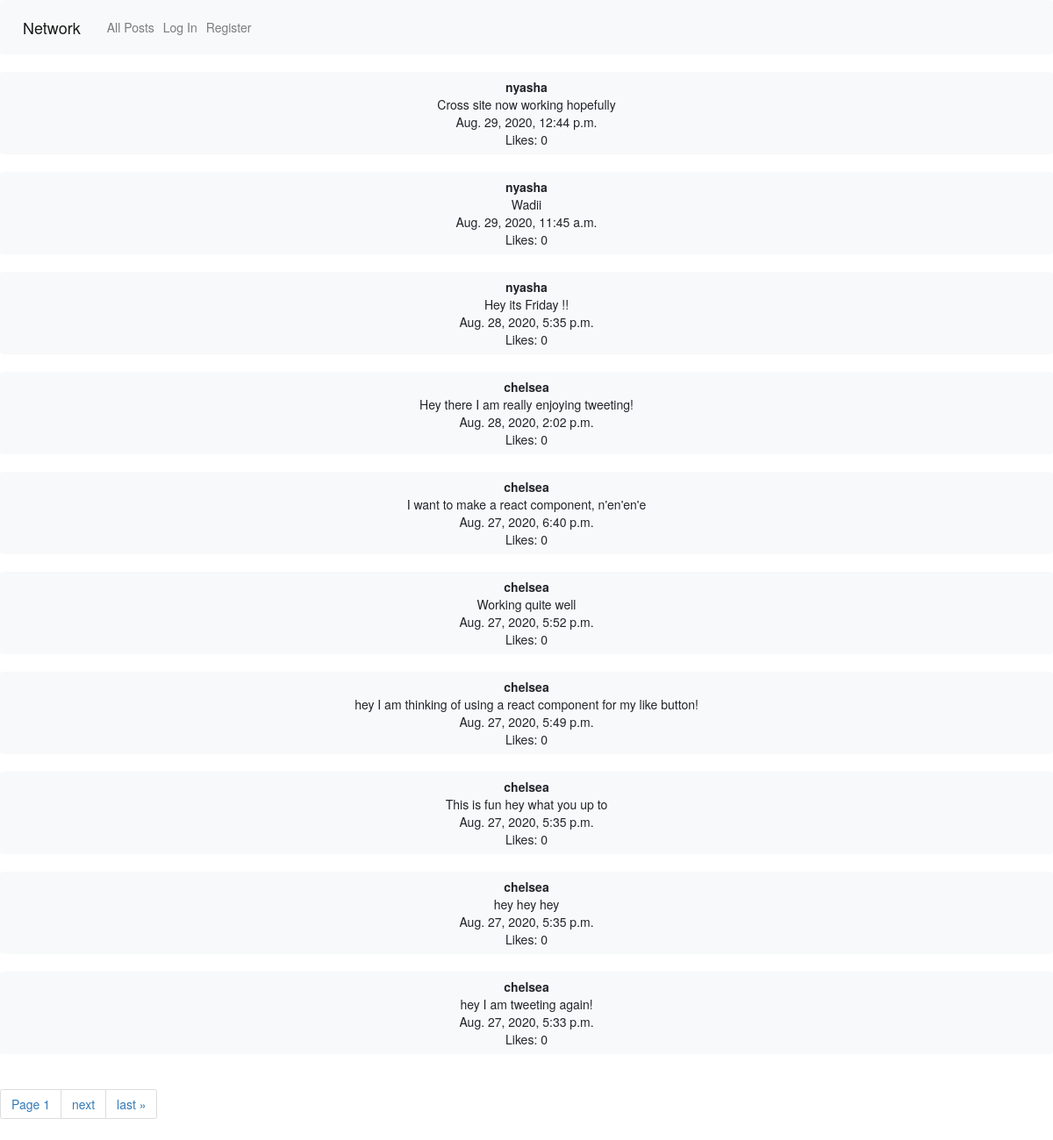
The app's page /, older data.
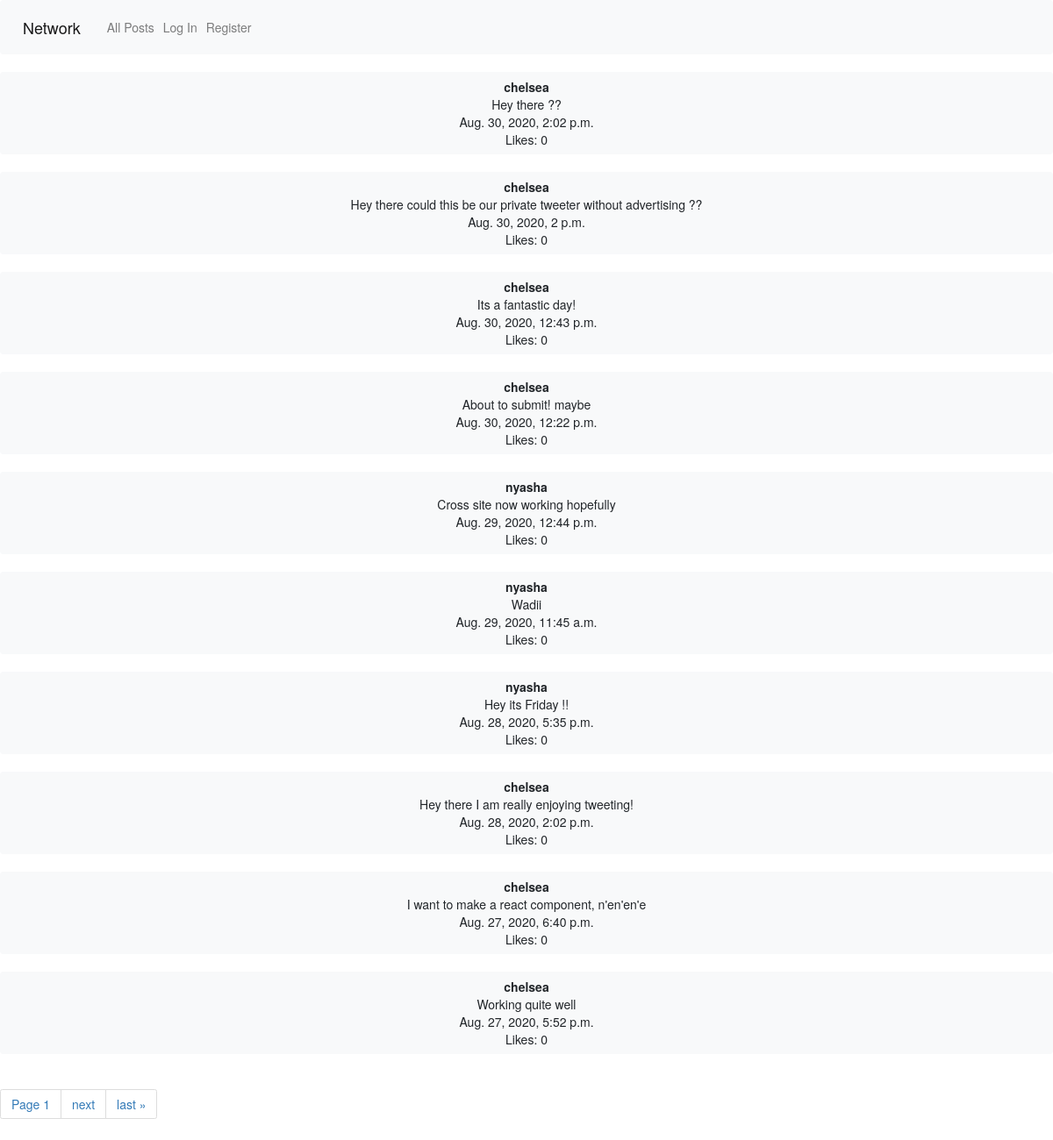
The same page, newer data.
### network/models.py (models this page shows, shortened)
class Tweet(models.Model):
    user = models.ForeignKey(User, related_name="tweets", on_delete=models.CASCADE)
    body = models.TextField(blank=True)
    timestamp = models.DateTimeField(auto_now_add=True)
    like = models.ManyToManyField(User,  blank=True, related_name="liked_user")

class User(AbstractUser):
    def serialize(self):
        return{
            "id": self.id,
            "username":self.username,
            "tweets": [{"id":tweets.id,"body": tweets.body, "time": tweets.timestamp} for tweets in self.tweets.order_by("-timestamp").all()],
            "following":[user.following_user_id.id for user in self.following.all()],
            "followers":[user.user_id.id for user in self.followers.all()]
        }

### network/views.py (the view)
# urls.py: path("", views.index, name="index"),
def index(request):
    if request.user.is_authenticated:
        tweets = Tweet.objects.all()
        tweets = tweets.order_by("-timestamp").all()
        paginator = Paginator(tweets, 10)
        page_number = request.GET.get('page')
        tweets_obj = paginator.get_page(page_number)
        return render(request, 'network/logged.html', {'tweets_obj': tweets_obj})
    else:
        tweets = Tweet.objects.all()
        tweets = tweets.order_by("-timestamp").all()
        paginator = Paginator(tweets, 10)
        page_number = request.GET.get('page')
        tweets_obj = paginator.get_page(page_number)
        return render(request, 'network/index.html', {'tweets_obj': tweets_obj})

### network/templates/network/index.html (shortened to what this page needs)
{% extends "network/layout.html" %}
{% load static %}
{% block body %}
<div id="all_tweets_view">
    <div id="all_tweets_list">
    {% for tweet in tweets_obj %}
    <button class="tweet btn btn-light bd btn-block"><b>{{tweet.user.username}}</b><br>{{tweet.body}}<br>{{tweet.timestamp}}<br>Likes: {{tweet.like.count}}</button><br>
    {% endfor %}
    </div>
    <div class="pagination_view paging-tab">
        <span class="step-links">
            <ul class="pagination">
            <li class="page-item"><a class="page-link"><span class="current">Page {{ tweets_obj.number }}</span></a></li>
            {% if tweets_obj.has_next %}
                <li class="page-item"><a class="page-link" href="?page={{ tweets_obj.next_page_number }}">next</a></li>
                <li class="page-item"><a class="page-link" href="?page={{ tweets_obj.paginator.num_pages }}">last &raquo;</a></li>
            {% endif %}
            </ul>
        </span>
    </div>
    </div>
{% endblock %}

Row changes from the older to the newer data that the page shows:
no longer on this page (row unchanged): Tweet: user.username "chelsea", body "hey I am thinking of using a react component for my like button!", timestamp "Aug. 27, 2020, 5:49 p.m.", like.count "0"
no longer on this page (row unchanged): Tweet: user.username "chelsea", body "This is fun hey what you up to", timestamp "Aug. 27, 2020, 5:35 p.m.", like.count "0"
no longer on this page (row unchanged): Tweet: user.username "chelsea", body "hey hey hey", timestamp "Aug. 27, 2020, 5:35 p.m.", like.count "0"
no longer on this page (row unchanged): Tweet: user.username "chelsea", body "hey I am tweeting again!", timestamp "Aug. 27, 2020, 5:33 p.m.", like.count "0"
added Tweet: user.username "chelsea", body "Hey there ??", timestamp "Aug. 30, 2020, 2:02 p.m.", like.count "0"
added Tweet: user.username "chelsea", body "Hey there could this be our private tweeter without advertising ??", timestamp "Aug. 30, 2020, 2 p.m.", like.count "0"
added Tweet: user.username "chelsea", body "Its a fantastic day!", timestamp "Aug. 30, 2020, 12:43 p.m.", like.count "0"
added Tweet: user.username "chelsea", body "About to submit! maybe", timestamp "Aug. 30, 2020, 12:22 p.m.", like.count "0"
